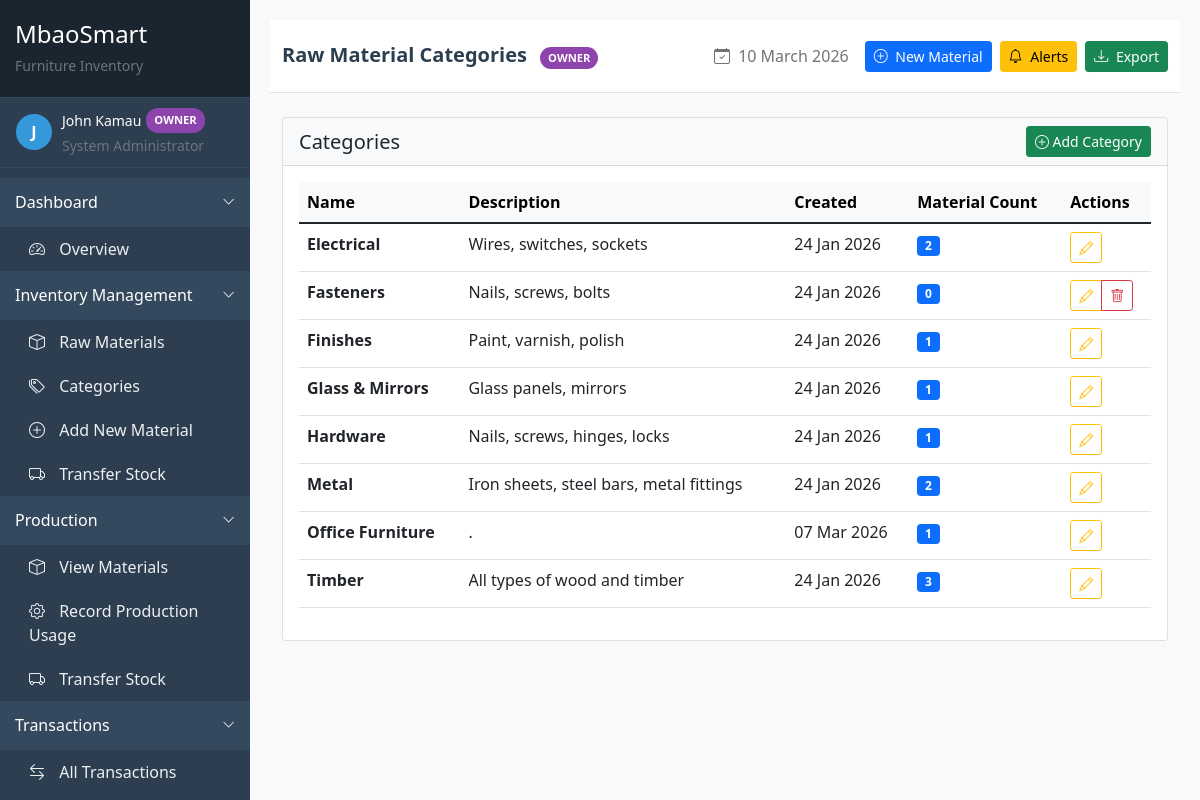
/inventory/categories/ (signed in), run on the app's committed database.
### accounts/models.py (models this page shows, shortened)
class User(AbstractUser):
    USER_ROLES = (
        ('owner', 'Owner'),
        ('store_manager', 'Store Manager'),
        ('production_manager', 'Production Manager'),
        ('supervisor', 'Supervisor'),
        ('accountant', 'Accountant'),
        ('fundi', 'Fundi/Worker'),
        ('sales_person', 'Sales Person'),
        ('shop_manager', 'Shop Manager'),
    )
    phone_regex = RegexValidator(
        regex=r'^\+?1?\d{9,15}$',
        message="Phone number must be entered in the format: '+254700123456'. Up to 15 digits allowed."
    )
    role = models.CharField(max_length=20, choices=USER_ROLES, default='fundi')
    phone_number = models.CharField(validators=[phone_regex], max_length=17, blank=True)
    address = models.TextField(blank=True)
    id_number = models.CharField(max_length=20, blank=True)
    kra_pin = models.CharField(max_length=20, blank=True)
    nhif_number = models.CharField(max_length=20, blank=True)
    nssf_number = models.CharField(max_length=20, blank=True)
    bank_name = models.CharField(max_length=100, blank=True)
    bank_account = models.CharField(max_length=50, blank=True)
    branch = models.CharField(max_length=100, blank=True)
    date_joined = models.DateField(auto_now_add=True)
    profile_picture = models.ImageField(upload_to='profile_pics/', blank=True)
    is_active = models.BooleanField(default=True)
    class Meta:
        ordering = ['-date_joined']

### inventory/models.py (models this page shows, shortened)
class RawMaterialCategory(models.Model):
    name = models.CharField(max_length=100)
    description = models.TextField(blank=True)
    created_at = models.DateTimeField(auto_now_add=True)
    class Meta:
        ordering = ['name']
        verbose_name = "Raw Material Category"
        verbose_name_plural = "Raw Material Categories"

### inventory/views.py (the view)
# urls.py: path('categories/', views.CategoryListView.as_view(), name='category_list'),
class CategoryListView(LoginRequiredMixin, PermissionRequiredMixin, ListView):
    model = RawMaterialCategory
    template_name = 'inventory/category_list.html'
    context_object_name = 'categories'
    permission_required = 'inventory.view_rawmaterialcategory'
    def get_context_data(self, **kwargs):
        context = super().get_context_data(**kwargs)
        context['title'] = 'Raw Material Categories'
        return context

### inventory/context_processors.py (called while the page is built)
def stock_alert_count(request):
    if request.user.is_authenticated:
        count = StockAlert.objects.filter(is_active=True).count()
        return {'stock_alert_count': count}
    return {'stock_alert_count': 0}

### templates/inventory/category_list.html (shortened to what this page needs)
{% extends 'base/base.html' %}
{% block page_title %}Raw Material Categories{% endblock %}
{% block content %}
<div class="row mb-4">
    <div class="col-md-12">
        <div class="card">
            <div class="card-header bg-light">
                <div class="d-flex justify-content-between align-items-center">
                    <h5 class="mb-0">Categories</h5>
                    {% if perms.inventory.add_rawmaterialcategory %}
                    <a href="{% url 'inventory:category_create' %}" class="btn btn-sm btn-success">
                        <i class="bi bi-plus-circle"></i> Add Category
                    </a>
                    {% endif %}
                </div>
            </div>
            <div class="card-body">
                {% if categories %}
                <div class="table-responsive">
                    <table class="table table-hover">
                        <thead class="table-light">
                            <tr>
                                <th>Name</th>
                                <th>Description</th>
                                <th>Created</th>
                                <th>Material Count</th>
                                <th>Actions</th>
                            </tr>
                        </thead>
                        <tbody>
                            {% for category in categories %}
                            <tr>
                                <td>
                                    <strong>{{ category.name }}</strong>
                                </td>
                                <td>
                                    {% if category.description %}
                                    {{ category.description|truncatechars:100 }}
                                    {% else %}
                                    <span class="text-muted">No description</span>
                                    {% endif %}
                                </td>
                                <td>{{ category.created_at|date:"d M Y" }}</td>
                                <td>
                                    <span class="badge bg-primary">{{ category.raw_materials.count }}</span>
                                </td>
                                <td>
                                    <div class="btn-group btn-group-sm">
                                        {% if perms.inventory.change_rawmaterialcategory %}
                                        <a href="{% url 'inventory:category_edit' category.pk %}"
                                           class="btn btn-outline-warning" title="Edit">
                                            <i class="bi bi-pencil"></i>
                                        </a>
                                        {% endif %}
                                        {% if perms.inventory.delete_rawmaterialcategory and category.raw_materials.count == 0 %}
                                        <a href="{% url 'inventory:category_delete' category.pk %}"
                                           class="btn btn-outline-danger" title="Delete">
                                            <i class="bi bi-trash"></i>
                                        </a>
                                        {% endif %}
                                    </div>
                                </td>
                            </tr>
                            {% endfor %}
                        </tbody>
                    </table>
                </div>
                {% endif %}
            </div>
        </div>
    </div>
</div>
{% endblock %}

### templates/base/base.html (shortened to what this page needs)
<!DOCTYPE html>
<html lang="en">
<head>
    <link href="https://cdn.jsdelivr.net/npm/bootstrap@5.1.3/dist/css/bootstrap.min.css" rel="stylesheet">
    <link rel="stylesheet" href="https://cdn.jsdelivr.net/npm/bootstrap-icons@1.8.1/font/bootstrap-icons.css">
</head>
<body>
    <div class="sidebar" id="sidebarMenu">
        <div class="sidebar-header">
            <h4 class="text-white mb-1">MbaoSmart</h4>
            <small class="text-muted">Furniture Inventory</small>
        </div>
        <div class="sidebar-content">
            <div class="user-info px-3">
                <div class="d-flex align-items-center">
                    <div class="user-avatar">
                        {{ request.user.get_full_name|default:request.user.username|first|upper }}
                    </div>
                    <div>
                        <div class="text-white small d-flex align-items-center">
                            {{ request.user.get_full_name|default:request.user.username }}
                            <span class="role-badge {{ request.user.role }}">{{ request.user.get_role_display }}</span>
                        </div>
                        <small class="text-muted">
                            {% if request.user.role == 'owner' %}System Administrator
                            {% elif request.user.role == 'store_manager' %}Inventory Manager
                            {% elif request.user.role == 'production_manager' %}Production Manager
                            {% elif request.user.role == 'accountant' %}Financial Controller
                            {% elif request.user.role == 'fundi' %}Workshop Staff
                            {% else %}Staff Member{% endif %}
                        </small>
                    </div>
                </div>
            </div>
            <div class="menu-section {% if request.resolver_match.url_name == 'dashboard' %}active{% endif %}" data-toggle="dashboard-section">
                <span>Dashboard</span>
                <i class="bi bi-chevron-down toggle-icon"></i>
            </div>
            <div class="submenu" id="dashboard-section">
                <a class="menu-item {% if request.resolver_match.url_name == 'dashboard' %}active{% endif %}"
                   href="{% url 'inventory:dashboard' %}">
                    <div>
                        <i class="bi bi-speedometer2"></i> Overview
                    </div>
                </a>
            </div>
            {% if request.user.role == 'owner' or request.user.role == 'store_manager' %}
            <div class="menu-section" data-toggle="inventory-section">
                <span>Inventory Management</span>
                <i class="bi bi-chevron-down toggle-icon"></i>
            </div>
            <div class="submenu" id="inventory-section">
                <a class="menu-item {% if 'raw-material-list' in request.path %}active{% endif %}"
                   href="{% url 'inventory:raw_material_list' %}">
                    <div>
                        <i class="bi bi-box"></i> Raw Materials
                    </div>
                </a>
                <a class="menu-item {% if 'category-list' in request.path %}active{% endif %}"
                   href="{% url 'inventory:category_list' %}">
                    <div>
                        <i class="bi bi-tags"></i> Categories
                    </div>
                </a>
                <a class="menu-item {% if 'raw-material-create' in request.path %}active{% endif %}"
                   href="{% url 'inventory:raw_material_create' %}">
                    <div>
                        <i class="bi bi-plus-circle"></i> Add New Material
                    </div>
                </a>
                <a class="menu-item {% if 'transfer-stock' in request.path %}active{% endif %}"
                   href="{% url 'inventory:transfer_stock' %}">
                    <div>
                        <i class="bi bi-truck"></i> Transfer Stock
                    </div>
                </a>
            </div>
            {% endif %}
            {% if request.user.role == 'owner' or request.user.role == 'production_manager' %}
            <div class="menu-section" data-toggle="production-section">
                <span>Production</span>
                <i class="bi bi-chevron-down toggle-icon"></i>
            </div>
            <div class="submenu" id="production-section">
                <a class="menu-item {% if 'raw-material-list' in request.path %}active{% endif %}"
                   href="{% url 'inventory:raw_material_list' %}">
                    <div>
                        <i class="bi bi-box"></i> View Materials
                    </div>
                </a>
                <a class="menu-item {% if 'production-usage' in request.path %}active{% endif %}"
                   href="#">
                    <div>
                        <i class="bi bi-gear"></i> Record Production Usage
                    </div>
                </a>
                <a class="menu-item {% if 'transfer-stock' in request.path %}active{% endif %}"
                   href="{% url 'inventory:transfer_stock' %}">
                    <div>
                        <i class="bi bi-truck"></i> Transfer Stock
                    </div>
                </a>
            </div>
            {% endif %}
            {% if request.user.role == 'owner' or request.user.role == 'store_manager' or request.user.role == 'production_manager' %}
            <div class="menu-section" data-toggle="transactions-section">
                <span>Transactions</span>
                <i class="bi bi-chevron-down toggle-icon"></i>
            </div>
            <div class="submenu" id="transactions-section">
                <a class="menu-item {% if 'transaction-list' in request.path %}active{% endif %}"
                   href="{% url 'inventory:transaction_list' %}">
                    <div>
                        <i class="bi bi-arrow-left-right"></i> All Transactions
                    </div>
                </a>
                {% if request.user.role == 'owner' or request.user.role == 'store_manager' %}
                <a class="menu-item {% if 'transaction-create' in request.path %}active{% endif %}"
                   href="{% url 'inventory:transaction_create' %}">
                </a>
                {% endif %}
            </div>
            {% endif %}
        </div>
    </div>
    <div class="main-content" id="mainContent">
        <nav class="navbar navbar-expand-lg navbar-light bg-white border-bottom py-3 mb-4">
            <div class="container-fluid">
                <div class="navbar-nav me-auto">
                    <span class="navbar-brand mb-0 h1">
                        {% block page_title %}{% endblock %}
                        <span class="role-badge {{ request.user.role }} ms-2">{{ request.user.get_role_display }}</span>
                    </span>
                </div>
                <div class="d-flex align-items-center">
                    <span class="navbar-text me-3 d-none d-md-block">
                        <i class="bi bi-calendar-check me-1"></i> {% now "j F Y" %}
                    </span>
                    {% if request.user.role == 'owner' or request.user.role == 'store_manager' %}
                    <a href="{% url 'inventory:raw_material_create' %}" class="btn btn-primary btn-sm me-2">
                        <i class="bi bi-plus-circle me-1"></i> New Material
                    </a>
                    {% endif %}
                    {% if request.user.role == 'owner' or request.user.role == 'store_manager' %}
                    <a href="{% url 'inventory:stock_alerts' %}" class="btn btn-warning btn-sm me-2 position-relative">
                        <i class="bi bi-bell me-1"></i> Alerts
                    </a>
                    {% endif %}
                    {% if request.user.role == 'owner' or request.user.role == 'accountant' %}
                    <a href="{% url 'inventory:stock_report' %}?export=csv" class="btn btn-success btn-sm">
                        <i class="bi bi-download me-1"></i> Export
                    </a>
                    {% endif %}
                </div>
            </div>
        </nav>
        <div class="container-fluid">
            {% block content %}
            {% endblock %}
        </div>
    </div>
</body>
</html>

### templates/base/base.html (style rules this page uses)
:root { --primary-color: #2c3e50; --secondary-color: #3498db; --accent-color: #e74c3c; }
body { font-family: 'Segoe UI', Tahoma, Geneva, Verdana, sans-serif; background-color: #f8f9fa; }
.sidebar { background-color: var(--primary-color); min-height: 100vh; color: white; width: 250px; position: fixed; left: 0; top: 0; overflow-y: auto; display: flex; flex-direction: column; }
.sidebar-content { flex: 1; overflow-y: auto; }
.sidebar a { color: #ecf0f1; text-decoration: none; display: block; transition: all 0.3s ease; }
.sidebar-header { padding: 20px 15px; border-bottom: 1px solid #34495e; background-color: #1a252f; }
.role-badge { display: inline-block; padding: 4px 8px; border-radius: 12px; font-size: 0.7rem; font-weight: 600; text-transform: uppercase; margin-left: 5px; }
.role-badge.owner { background-color: #8e44ad; color: white; }
.menu-section { cursor: pointer; padding: 12px 15px; border-bottom: 1px solid #34495e; background-color: #34495e; display: flex; justify-content: space-between; align-items: center; user-select: none; }
.menu-section .toggle-icon { transition: transform 0.3s; font-size: 0.8rem; }
.submenu { background-color: #2c3e50; overflow: hidden; transition: max-height 0.3s ease-out; }
.menu-item { padding: 10px 15px 10px 25px; border-left: 4px solid transparent; display: flex; align-items: center; justify-content: space-between; }
.menu-item i { width: 20px; margin-right: 10px; text-align: center; }
.user-info { padding: 10px 0; border-bottom: 1px solid #34495e; margin-bottom: 10px; }
.user-avatar { width: 36px; height: 36px; border-radius: 50%; background-color: #3498db; display: flex; align-items: center; justify-content: center; font-weight: bold; font-size: 16px; margin-right: 10px; }
.main-content { margin-left: 250px; padding: 20px; min-height: 100vh; }
.navbar-brand { font-weight: bold; color: var(--primary-color) !important; }

### data on the page
User: user.get_full_name|first "J", user.get_full_name "John Kamau", user.role "OWNER"
RawMaterialCategory: name "Electrical", description "Wires, switches, sockets", created_at "24 Jan 2026", raw_materials.count "2"
RawMaterialCategory: name "Fasteners", description "Nails, screws, bolts", created_at "24 Jan 2026", raw_materials.count "0"
RawMaterialCategory: name "Finishes", description "Paint, varnish, polish", created_at "24 Jan 2026", raw_materials.count "1"
RawMaterialCategory: name "Glass & Mirrors", description "Glass panels, mirrors", created_at "24 Jan 2026", raw_materials.count "1"
RawMaterialCategory: name "Hardware", description "Nails, screws, hinges, locks", created_at "24 Jan 2026", raw_materials.count "1"
RawMaterialCategory: name "Metal", description "Iron sheets, steel bars, metal fittings", created_at "24 Jan 2026", raw_materials.count "2"
RawMaterialCategory: name "Office Furniture", description ".", created_at "07 Mar 2026", raw_materials.count "1"
RawMaterialCategory: name "Timber", description "All types of wood and timber", created_at "24 Jan 2026", raw_materials.count "3"
